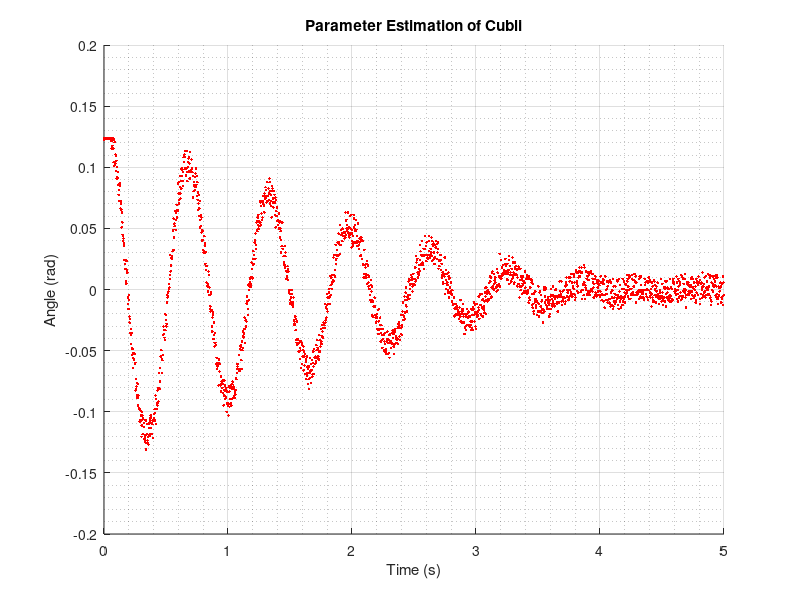

Here is the MATLAB script that generated this plot: (Note: this script raises an error after producing the figure.)
clear all
close all
clc
%If you have conflicting model paths, run this command
%close_system('CubliParameterEstimation')
%Warning: It will take longer, since it has to completely reload the model,
%         but you only have to run the command once

%set documentation to 1 for best report-graph
%set documentation to 0 for best run-time experience :)
documentation = 0;

%----- IMPORTING TEST-DATA ------------------------------------------------
testData = csvread('PRINT_03.CSV');%, 0, 0, [0 0 1500 1]);% <-- simTime=3.75
t = (testData(:,1)'+5)';
Yvolt = testData(:,2);

%Data from Volt to radians
Vmin = 0.4708;    %   mean(voltage( 667:1243,1)) %voltage mean from 3.3 to 6.2 in time
Vmax = 0.9513;    %   mean(voltage(1336:2000,1)) %voltage mean from 6.7 to 10 in time
equVolt = 0.6945; %   mean(voltage(   1: 591,1)) %voltage mean from 0 to 2.9 in time
resRad = (1.5769)/(Vmax-Vmin);
Y = (Yvolt - equVolt)*resRad-0.005;

%----- SIMULATION ---------------------------------------------------------
stopI = 0;
isDone = 0;
%Defining Cubli parameters
T_m=0.005;
K=0.5;
J_w=0.601e-3;
J_f= 0.00936;   %0.8e-3;    %2.8e-3   <---initial guess parameter
initJf = J_f;
B_w=17.03e-6;
B_f= 0.003505;   %6.08e-3;   %6.08e-3  <---initial guess parameter
initBf = B_f;
m_w=0.222;
m_f=0.77-m_w;%0.354;
g=9.82;
l_w=0.093;
l_f=0.08498;%0.076;

u = zeros(size(Yvolt));  %<--vector of zeroes for simulation input
simIn = [ t u ];        %<--variables for simulation input

%Plot the test-data for refference
%To reposition figure window:
% - Resize figure windows and place it on the screen as you wish
% - Type get(gcf, 'position') in the terminal
% - Insert new positions below
if documentation == 1
    fig1 = figure('Position', [412, 313, 660, 485]);
else
   %fig1 = figure('Position', [277, 84, 1049, 700])
   %fig1 = figure('Position', [2,   32,  798, 784])
   fig1 = figure('Position', [-1022, -348, 576, 437]);
end

scatter(t,Y, 'r', '.')
grid on, grid minor;
title('Parameter Estimation of Cubli')
xlabel('Time (s)')
ylabel('Angle (rad)')
hold on

nrOfIterations = 100;         %|<--iterating only for the part needed
for i = 1:nrOfIterations     %|

%----- SIMULATION OF CURRENT ITERATION ------------------------------------
    
    Ym = simCubli( J_f, B_f, J_f, B_f );
    
%--------------------------------------------------------------------------

%----- PLOTTING THE RESULT OF EACH ITERATION ------------------------------
figure(fig1)
h = plot( t, Ym, 'linewidth', 1.2 );
if documentation == 1
    set(h, 'color', '[ .4 0 .6 ]');
end

if exist('hVeryOld', 'var')
    delete(hVeryOld);
end

if exist('hOld', 'var')
    if documentation == 1
        delete(hOld);
        legend('Test data', 'Estimation', 'Location', 'SouthEast')
    else
        hVeryOld = hOld;
        legend('Test data',            ...
               'Previous estimation',  ...
               'New estimation',       ...
               'Location', 'SouthEast')
    end
end

%Adding Normed RMS error label
if exist('tex', 'var')
    delete(tex);
end
if exist('errn', 'var')
    if documentation == 1
        errorSTR = ['Normed RMS error = ', num2str(errn), ' %'];
    else
        errorSTR = ['Normed RMS error  =  ', num2str(errn), ' %'];
    end
        tex = text(0.52, 0.13,        ...
               errorSTR,              ...
               'Color', '[ 0 .55 0 ]',...
               'FontSize', 12);
end

hOld = h;
drawnow;

%----- storing old values -------------------------------------------------
%error function
errn = sqrt(sum((Y-Ym).^2)/sum(Y.^2))*100;

if exist('errn', 'var')
    errnOld = errn; %<-- saving old error value for refference
end

if exist('Pval', 'var')
    PvalOld = Pval; %<-- saving old preformance value for refference
end

N = length(t); %<--setting N to degrees of freedom
% 
% %----- PERFORMANCE FUNCTION -----------------------------------------------
% %N = length(Y); %<--setting N to degrees of freedom
% %Pval = (1/(2*N))*sum( ((Y-Ym).^2) );
% P = (Y-Ym).^2;
% Pval = (1/(2*N))*sum(P) %<-- calculating new preformance value
% %--------------------------------------------------------------------------

Pval  = evalCostFunction(Y, t, J_f, B_f, J_f, B_f);

%----- Jump back to previous point if the performance is worse ------------
if exist('PvalOld', 'var')
    if Pval > PvalOld
        J_f = J_f_old;
        B_f = B_f_old;
        break;
    end
end
%--------------------------------------------------------------------------

%----- PLOTTING PERFORMANCE/COST FUNCTION ---------------------------------

if i == 1
    Jf    = csvread('J.csv');
    Bf    = csvread('B.csv');
    Pval1 = csvread('C.csv');

    [ m, n ] = size(Jf);

    map = csvread('mapHotRodRed.csv');

    fig2 = figure('position', [-1022, 175, 576, 641]); %2    32   798   784
    mesh(Jf, Bf, Pval1, 'FaceColor', 'none');
    hold on
    alpha(0.8)
    colormap(map);
    %colorbar
    set(gca, 'view', [-177.5000   90.0000]); %-176.5000   30.0000 %194.5000   32.0000  %154.5000 16.0000

    %axis([ 0.00144 0.014     0.000505 0.02551     0 6e-3 ])
    
    %Minimum
    [minP, minColon ] = min(min(Pval1,[],1),[],2);
    [minP, minRow ] = min(Pval1(:,minColon),[],1);
    
    mini = plot3( Jf(minRow,minColon),         ...
                  Bf(minRow,minColon),         ...
                  Pval1(minRow,minColon),...
                  'o',                         ...
                  'MarkerEdgeColor', '[0 0 0]',...
                  'MarkerFaceColor', 'k',      ...
                  'MarkerSize', 6 );

    %SensTool finds this minimum
    sensToolP = evalCostFunction(Y, t, 0.0048, 0.0077, J_f, B_f );
    
    sens = plot3( 0.0048, 0.0077, sensToolP    ,...
                  'o',                          ...
                  'MarkerEdgeColor', '[0 .7 0]',...
                  'MarkerFaceColor', '[0 .7 0]',...
                  'MarkerSize', 6 );

    %Our own algorithm finds this
    ownP = evalCostFunction(Y, t, 0.0048, 0.0060, J_f, B_f );
    
    own = plot3( 0.0048, 0.0060, ownP         ,...
                 'o',                          ...
                 'MarkerEdgeColor', '[0 0 .9]',...
                 'MarkerFaceColor', '[0 0 .9]',...
                 'MarkerSize', 6 );

    title('Cost Function')
    xlabel('Frame inertia (J_F)')
    ylabel('Frame friction (B_F)')
    zlabel('Cost')

    legend( [mini, sens, own],                                   ...
            {'Minimum', 'Senstools Result', 'Own Implementation'},...
            'location', 'northwest' )

    drawnow

end

% if i >= 2    
%     title('Cost Function')
%     xlabel('Frame inertia (J_F)')
%     ylabel('Frame friction (B_F)')
%     zlabel('Cost')
% 
%      legend( [mini, sens, own],                                   ...
%              {'Minimum', 'Simulink Result', 'Own Implementation'},...
%              'location', 'northwest' )
% end

%--------------------------------------------------------------------------

%---- CALCULATING THE GRADIENT OF THE PERFORMANCE FUNCTION ----------------

%gradientOfP = 1/N  * sumFrom1toN( ( Y - Ym ) * Ym' )
%where:
%   Y      is the data recorded from test
%   Ym     is the model simulation output
%   Ym'    is the partial derivative of the simulated model with respect to
%          each of the parameters to be estimated.

%Problem:  We cannot directly differentiate the model since it is used
%          through simulation in Simulink
%Solution: Partial derivaties can be calculated nummericaly:

%In this case:
%parameters: J_f B_f
%small magnitude deviation from these parameters is set
p = 0.01;
     
%calculating the deviation
deltaJ_f = J_f+p*J_f;
deltaB_f = B_f+p*B_f;

%running the simulation again, now with the deviating parameter J_f
%and storring the result of the simulation
deltaYmJf = simCubli( deltaJ_f, B_f, J_f, B_f );

%running the simulation again, now with the deviating parameter B_f
%and storring the result of the simulation
deltaYmBf = simCubli( J_f, deltaB_f, J_f, B_f );

%finally calculating the derivatives of the model
YmDiffBf = ( deltaYmBf - Ym )/ p;
YmDiffJf = ( deltaYmJf - Ym )/ p;

%this however is just for the model.. and we need
%the gradient of the preformance function as stated earlier:
%gradientOfP = 1/N  * sumFrom1toN( ( Y - Ym ) * Ym' )
gJf = -(1/N)* sum((Y - Ym ).*YmDiffJf);
gBf = -(1/N)* sum((Y - Ym ).*YmDiffBf);

% %IF YOU SHOULD WANT TO PLOT THE GRADIENT
% gradJF = J_f-gJf;
% gradBF = B_f-gBf;
% 
% figure(fig2)
% gradP = evalCostFunction(Y, t, gradJF, gradBF, J_f, B_f);
% plot3(J_f, B_f, Pval, 'or',           ...
%              'MarkerFaceColor', 'r',  ...
%              'MarkerSize', 4)
% plot3(gradJF, gradBF, gradP, 'or',    ...
%              'MarkerFaceColor', 'b',  ...
%              'MarkerSize', 4)
% v1 = [J_f B_f Pval];
% v2 = [gradJF gradBF gradP];
% v = [v1; v2];
% plot3(v(:,1),v(:,2),v(:,3),'r', 'LineWidth', 1, 'LineStyle', ':')

J_f_old = J_f;
B_f_old = B_f;



    Pval = evalCostFunction(Y, t, J_f, B_f, J_f, B_f );

    Ym = simCubli( J_f, B_f, J_f, B_f );

    deltaJ_f = J_f+p*J_f;
    deltaB_f = B_f+p*B_f;

    deltaYmJf = simCubli( deltaJ_f, B_f, J_f, B_f );
    deltaYmBf = simCubli( J_f, deltaB_f, J_f, B_f );

    YmDiffBf = ( deltaYmBf - Ym )/ p;
    YmDiffJf = ( deltaYmJf - Ym )/ p;

    gJf = -(1/N)* ((Y - Ym )'*YmDiffJf);
    gBf = -(1/N)* ((Y - Ym )'*YmDiffBf);
    
    %Calculating hessian
    
    
    G = [ gJf gBf ]';
    
%      HJJf = (1/N) * (YmDiffJf'*YmDiffJf);
%      HJBf = (1/N) * (YmDiffJf'*YmDiffBf);
%      HBJf = (1/N) * (YmDiffBf'*YmDiffJf);
%      HBBf = (1/N) * (YmDiffBf'*YmDiffBf);
%      
%      H = [ HJJf  HJBf
%            HBJf  HBBf  ];
%      
%      theta = [ J_f B_f ]';
%      
%      
%      if (theta' * H * theta) > 0%<-- if H is positive definite in the 
%                                      %    current point, then we assume that
%                                      %    it is positive definite in the
%                                      %    neiborhood of the minimum.
%         posDef = 1;
%      else
%          posDef = 0;
%      end
%        
%      if posDef && i >= 6     
% 
%          detH = H(1,1)*H(2,2)-H(2,1)*H(1,2);
% 
%          invH = (1/detH)*[  H(2,2) -H(1,2)
%                            -H(2,1)  H(1,1) ]
% 
% 
% 
%         %figure;
%         %plot(t,P)
%         %hold on;
%         %plot(t,YmDiff)
% 
%         theta = theta -invH * G;
% 
%         J_f = theta(1);
%         B_f = theta(2);
% 
%         %calculate the new parameters
%         %J_f = J_f-gJf*s
%         %B_f = B_f-gBf*s*.1
%         %J_f = J_f-invH(1,1)*gJf-invH(1,2)*gBf
%         %B_f = B_f-invH(2,1)*gJf-invH(2,2)*gBf%*.01%<--the *.01 is an attempt to counter the too
%                                   %   high sensitivity of the parameter.
%                                   %   There exists a more beautifull method
%                                   %   for determining sensitivity
%         Pval = evalCostFunction(Y, t, J_f, B_f, J_f, B_f );
%         %----------------------------------------------------------------------
% 
%         figure(fig2)
%         plot3(J_f, B_f, Pval, 'ok', ...
%                      'MarkerFaceColor', 'k',           ...
%                      'MarkerSize', 2)
%               v1 = [J_f B_f Pval];
%               v2 = [J_f_old B_f_old PvalOld];
%               v = [v1; v2];
%         plot3(v(:,1),v(:,2),v(:,3),'k', 'LineWidth', 2, 'LineStyle', '-')
%      elseif posDef == 0 || i <6









    

%if isDone == 0;
    %----- STEEPEST DESCEND WITH FIBONACCI LINE SEARCH --------------------

%     while isDone == 0
%         %----- CALCULATING THE GRADIENT ---------------------------------------
%         Pval = evalCostFunction(Y, t, J_f, B_f, J_f, B_f );
%         
%         Ym = simCubli( J_f, B_f, J_f, B_f );
%         
%         deltaJ_f = J_f+p*J_f;
%         deltaB_f = B_f+p*B_f;
% 
%         deltaYmJf = simCubli( deltaJ_f, B_f, J_f, B_f );
%         deltaYmBf = simCubli( J_f, deltaB_f, J_f, B_f );
% 
%         YmDiffBf = ( deltaYmBf - Ym )/ p;
%         YmDiffJf = ( deltaYmJf - Ym )/ p;
% 
%         gJf = -(1/N)* sum((Y - Ym ).*YmDiffJf);
%         gBf = -(1/N)* sum((Y - Ym ).*YmDiffBf);
        
%         %IF YOU SHOULD WANT TO PLOT THE GRADIENT
%         gradJF = J_f-gJf;
%         gradBF = B_f-gBf;
%         
%         figure(fig2)
%         gradP = evalCostFunction(Y, t, gradJF, gradBF, J_f, B_f);
%         plot3(J_f, B_f, Pval, 'or',           ...
%                      'MarkerFaceColor', 'r',  ...
%                      'MarkerSize', 4)
%         plot3(gradJF, gradBF, gradP, 'or',    ...
%                      'MarkerFaceColor', 'b',  ...
%                      'MarkerSize', 4)
%         v1 = [J_f B_f Pval];
%         v2 = [gradJF gradBF gradP];
%         v = [v1; v2];
%         plot3(v(:,1),v(:,2),v(:,3),'r', 'LineWidth', 1, 'LineStyle', ':')
        
        %----------------------------------------------------------------------
        
    if exist('a','var')
        if c <= initPval
            initJf = a;
            initBf = b;
            initPval  = c;
        end
    else
        initPval  = evalCostFunction(Y, t, initJf, initBf, J_f, B_f);
%         figure(fig2);
%         initJf
%         initBf
%         initPval
%         plot3(initJf, initBf, initPval, 'ob', 'MarkerFaceColor', 'b', 'MarkerSize', 8)
%         drawnow;
    end

    % gradient is then:   g = [ gJf
    %                           gBf ]

    %------ The Forward-Backward Method -----------------------------------
    [ JFupper, BFupper ] = forwardBackward( J_f, B_f, Y, t, gJf, gBf, fig2 );
    
    Pval = evalCostFunction(Y, t, J_f, B_f, J_f, B_f );
    
    if 1 %plotRange == 
        figure(fig2)
        fPupper = evalCostFunction(Y, t, JFupper, BFupper, J_f, B_f);
        plot3(JFupper, BFupper, fPupper, 'ok', ...
             'MarkerFaceColor', 'k',           ...
             'MarkerSize', 2)
         plot3(J_f, B_f, Pval, 'ok',           ...
             'MarkerFaceColor', 'k',           ...
             'MarkerSize', 2)
        v1 = [JFupper BFupper fPupper];
        v2 = [J_f B_f Pval];
        v = [v1; v2];
        plot3(v(:,1),v(:,2),v(:,3),'k', 'LineWidth', 1, 'LineStyle', ':')
    end
    
    % bracket = [ (J_f, B_f) ; (JFupper BFupper) ]

    %----- FIBONACCI SEARCH -----------------------------------------------
    fprintf('\n\nfibonacciSearch Started\n\n')
    [ a, b, isDone ] = fibonacciSearchCubli(t, Y, J_f, B_f, initJf, initBf, JFupper, BFupper);
    
    c = evalCostFunction(Y, t, a, b, J_f, B_f);
    figure(fig2)
    if c <= initPval && isDone == 0
        plot3(a, b, c, 'ob', 'MarkerFaceColor', 'b', 'MarkerSize', 2)
        v1 = [initJf initBf initPval];
        v2 = [a b c];
        v = [v1; v2];
        plot3(v(:,1),v(:,2),v(:,3),'b', 'LineWidth', 1.4)
    elseif c > initPval && isDone == 0
        plot3(a, b, c, 'or', 'MarkerFaceColor', 'r', 'MarkerSize', 2)
        v1 = [initJf initBf initPval];
        v2 = [a b c];
        v = [v1; v2];
        plot3(v(:,1),v(:,2),v(:,3),'r', 'LineWidth', 1.4)
    end
    fprintf('\n\n---------------------------------------------------\n\n')
    J_f = a
    B_f = b
    fprintf('\n\n---------------------------------------------------\n\n')
    drawnow;

    %----------------------------------------------------------------------
%elseif isDone == 1;
    %----- NEWTON METHOD --------------------------------------------------
    
    
    %----- CALCULATING THE GRADIENT ---------------------------------------
    
%     J_f = J_f_old;
%     B_f = B_f_old;

    %end
errn
Pval
end


% plot3(J_f, B_f, Pval, 'ob',  ...
%       'MarkerFaceColor', 'b',...
%       'MarkerSize', 3)
%   
%   plot3(deltaJ_f, deltaB_f, Pval, 'or',  ...
%       'MarkerFaceColor', 'r',...
%       'MarkerSize', 3)
%   pause(10)